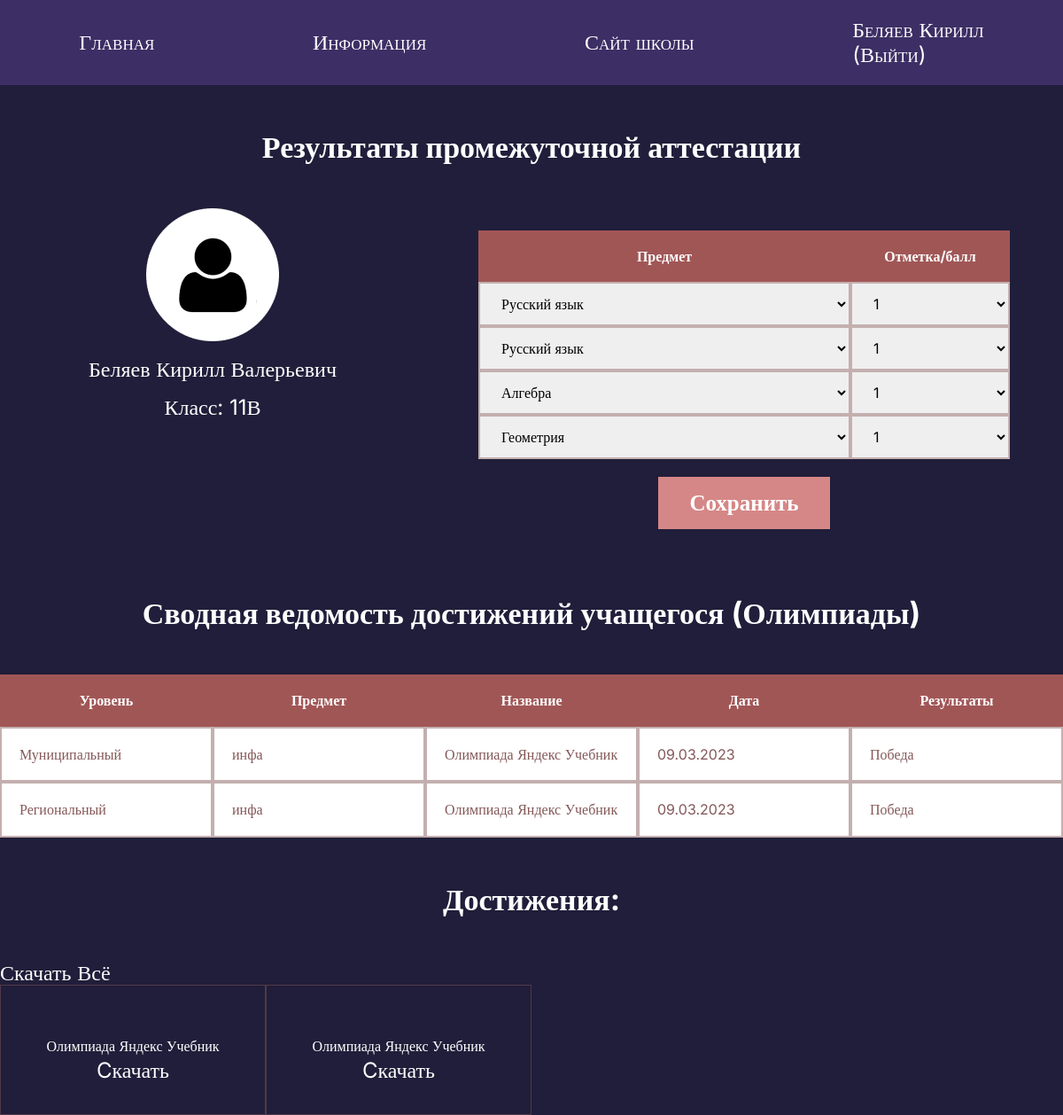
/profile/13 (signed in), run on the app's committed database.
### tables this page shows
CREATE TABLE "students" (
	"student_id"	INTEGER NOT NULL,
	"name"	TEXT NOT NULL,
	"login"	TEXT NOT NULL,
	"password"	TEXT NOT NULL,
	"avatar"	BLOB,
	"birth_date"	DATE,
	"created_at"	DATETIME NOT NULL DEFAULT CURRENT_TIMESTAMP,
	"class"	TEXT NOT NULL,
	"teacher_id"	INTEGER NOT NULL,
	"old"	INTEGER NOT NULL,
	FOREIGN KEY("teacher_id") REFERENCES "teachers"("teacher_id") ON DELETE CASCADE ON UPDATE CASCADE,
	PRIMARY KEY("student_id" AUTOINCREMENT)
);

CREATE TABLE exams ( 
                    exam_id           INTEGER NOT NULL  PRIMARY KEY  AUTOINCREMENT,
                    subject           TEXT,
                    mark              INTEGER,
                    student_id        INTEGER NOT NULL,
                    created_at        DATETIME NOT NULL DEFAULT CURRENT_TIMESTAMP,
                    FOREIGN KEY ( student_id ) REFERENCES students( student_id ) ON DELETE CASCADE ON UPDATE CASCADE
 
                );

CREATE TABLE "portfolio" (
	"portfolio_id"	INTEGER NOT NULL,
	"event_name"	TEXT NOT NULL,
	"event_type"	TEXT NOT NULL,
	"student_id"	INTEGER NOT NULL,
	"created_at"	DATETIME NOT NULL DEFAULT CURRENT_TIMESTAMP,
	"event_file_uuid"	TEXT,
	"event_level"	TEXT,
	"event_result"	TEXT,
	"event_date"	TEXT,
	PRIMARY KEY("portfolio_id" AUTOINCREMENT),
	FOREIGN KEY("student_id") REFERENCES "students"("student_id") ON DELETE CASCADE ON UPDATE CASCADE
);

### main.py (the view, shortened to what this page needs)
@app.route("/profile/<student_id>", methods=["POST", "GET"])
def profile_by_id(student_id):
    exams_subjects = ["Русский язык", "Литература", "Алгебра", "Геометрия", "Информатика", "Музыка",
                      "ОБЖ", "Физическая культура", "Технология", "Английский язык", "Литература Республики Коми",
                      "История", "Родная (русская) литература", "Родной (русский) язык", "Биология",
                      "Химия", "Физика", "География", "Обществознание"]
    student = db.get_student_by_student_id(student_id)
    portfolio = db.get_portfolio_by_student_id(student_id)
    exams = db.get_exams_by_student_id(student_id)
    return render_template("student-profile.html", title="Student profile", student=student, port=portfolio,
                                                exams=exams, subjects=exams_subjects, old = student[-1], N=None)

### database.py (called while the page is built)
    def get_portfolio_by_student_id(self, student_id):
        sql = """SELECT * FROM portfolio WHERE student_id = ?"""
        self.cursor.execute(sql, (student_id,))
        return self.cursor.fetchall()

    def get_exams_by_student_id(self, student_id):
        sql = """SELECT * FROM exams WHERE student_id = ?"""
        self.cursor.execute(sql, (student_id,))
        return self.cursor.fetchall()

    def get_student_by_student_id(self, student_id):
        sql = """SELECT * FROM students WHERE student_id = ?"""
        self.cursor.execute(sql, (student_id, ))
        result = self.cursor.fetchone()
        if not result:
            return None
        return result

### templates/student-profile.html (shortened to what this page needs)
{% extends 'base.html' %}
{% block content %}
  <section class="profile-page-st">
    <div class="container">
      <h2 class="header-page">Результаты промежуточной аттестации</h2>
      <div class="student-card">
        <div class="student-info">
          <img src={{url_for('static', filename='img/avatar 1.png')}}  alt="avatar-1" class="avatar-2">
          <p class="port-text">{{ student[1] }}</p>
          <p class="port-text">Класс: {{ student[7] }}</p>
        </div>
        <form class="student-table" method="post">
          <table class="marks">
            <thead>
              <tr>
                <th>Предмет</th>
                <th>Отметка/балл</th>
              </tr>
            </thead>
            <tbody>
              {% if "teacher_id" in session %}
                {% for i in range(1, 5) %}
                  <tr>
                    {% if old %}
                      <td>
                        <select name="exam{{i}}">
                          {% for subject in range(19) %}
                            {% if subjects[subject] == exams[i-1][1] %}
                              <option value={{subjects[subject]}} selected> {{subjects[subject]}}</option>
                            {% else %}
                              <option value={{subjects[subject]}}> {{subjects[subject]}}</option>
                            {% endif %}
                          {% endfor %}
                        </select>
                      </td>
                      <td>
                        <select name="mark{{i}}">
                          {% for mark in range(1, 6) %}
                            {% if mark == exams[i-1][2] %}
                              <option value={{mark}} selected>{{mark}}</option>
                            {% elif mark == None %}
                              <option value="" selected disabled></option>
                            {% else %}
                              <option value={{mark}}>{{mark}}</option>
                            {% endif %}
                          {% endfor %}
                        </select>
                      </td>
                    {% endif %}
                  </tr>
                {% endfor %}
              {% endif %}
            </tbody>
          </table>
          {% if "teacher_id" in session or not old %}
            <button class="button-c button-plus btn-save"><strong>Сохранить</strong></button>
          {% endif %}
        </form>
      </div>
      {% if port %}
        <p class="header-page"><strong>Сводная ведомость достижений учащегося (Олимпиады)</strong></p>
        <div class="marks-tb">
          <table class="marks-2">
            <thead>
              <tr>
                <th class="th-2">Уровень</th>
                <th class="th-2">Предмет</th>
                <th class="th-2">Название</th>
                <th class="th-2">Дата</th>
                <th class="th-2">Результаты</th>
              </tr>
            </thead>
            <tbody>
              {% for item in port %}
                <tr>
                  <td class="td-2">{{item[6]}}</td>
                  <td class="td-2">{{item[2]}}</td>
                  <td class="td-2">{{item[1]}}</td>
                  <td class="td-2">{{item[-1]}}</td>
                  <td class="td-2">{{item[-2]}}</td>
                </tr>
              {% endfor %}
            </tbody>
          </table>
        </div>
        <p class="header-page"><strong>Достижения:</strong></p>
        <a href='/profile/download-all/{{student[0]}}' class="portfolio-link">Скачать Всё</a>
        <div class="portfolio-files">
          {% for item in port %}
            <div class="portfolio-item">
              <p class="portfolio-title">{{item[1]}}</p>
              <a href='/download/{{ item[5] }}' class="portfolio-link">Cкачать</a>
            </div>
          {% endfor %}
        </div>
      {% else %}
        {% if "student_id" in session %}
        <a href="/add-portfolio" type="submit" class="button-center button-add"><strong>Добавить достижение</strong></a>
        {% endif %}
      {% endif %}
    </div>
  </section>
{% endblock %}

### static/css/styles.css (style rules this page uses)
* { margin: 0; padding: 0; box-sizing: border-box; font-family: Inter; }
form { margin: 0 auto; max-width: 650px; box-shadow: 20px 20px 0px #443C5B; background-color: #FFFFFF; border-radius: 5px; padding: 25px; }
.container { max-width: 1200px; margin: 0 auto; }
a { text-decoration: none; color: white; font-family: Inter; font-size: 24px; }
thead { display: flex; }
tr { width: 100%; display: flex; align-items: stretch; }
.student th:first-child, td:first-child { width: 60%; }
.student th:last-child, td:last-child { width: 25%; }
th:first-child, td:first-child { width: 70%; }
th:last-child, td:last-child { width: 30%; }
.button-plus { width: 300px; background-color: #D58787; border: 3px solid #D58787; color: white; padding: 12px 32px; text-align: center; text-decoration: none; display: inline-block; margin-top: 20px; font-size: 40px; cursor: pointer; transition: all ease 0.3s; }
table { border-collapse: collapse; }
th, td { border: 2px solid #8558587a; padding: 20px 20px; text-align: left; color: #855858; }
th { background-color: #A15656; color: #FFFFFF; border: none; text-align: center; }
.port-text { color: #FFFFFF; font-family: Inter; font-size: 24px; margin-top: 15px; }
.header-page { color: #FFFFFF; font-size: 34px; text-align: center; padding: 50px 0; }
.marks { background-color: #FFFFFF; width: 100%; }
.marks-tb { max-width: 100%; }
.marks-2 { background-color: #FFFFFF; width: 100%; }
.profile-page-st { min-height: 88vh; width: 100%; background-color: #201E3A; }
.th-2:first-child, .td-2:first-child, .th-2:nth-child(2), .td-2:nth-child(2), .th-2:nth-child(3), .td-2:nth-child(3), .th-2:nth-child(4), .td-2:nth-child(4), .th-2:nth-child(5), .td-2:nth-child(5) { width: 20%; }
.student-card { display: flex; justify-content: space-between; }
.student-info { width: 40%; text-align: center; }
.student-table { width: 60%; border: none; box-shadow: none; background-color: #201E3A; text-align: center; }
.student-table td { padding: 0; }
.student-table select { outline: none; border: none; }
.portfolio-files { display: flex; flex-wrap: wrap; }
.portfolio-item { width: 25%; padding: 35px; border: 1px solid #8558587a; text-align: center; }
.portfolio-title { color: #FFFFFF; padding: 5px 0 5px 0; }
select { width: 100%; padding: 12px 20px; box-sizing: border-box; border: 3px solid #8558587a; -webkit-transition: 0.5s; transition: 0.5s; outline: none; }
.button-c { display: inline-block; margin: 0 auto; margin-top: 20px; }
.btn-save { width: auto; font-size: 25px; }

### data on the page
students: name "Беляев Кирилл Валерьевич", class "11В"
exams: subject "Русский язык"
exams: subject "Русский язык"
exams: subject "Алгебра"
exams: subject "Геометрия"
portfolio: event_level "Муниципальный", event_type "инфа", event_name "Олимпиада Яндекс Учебник", event_date "09.03.2023", event_result "Победа"
portfolio: event_level "Региональный", event_type "инфа", event_name "Олимпиада Яндекс Учебник", event_date "09.03.2023", event_result "Победа"

### other printed values
{{ (session["login"])[ :session["login"].rfind(" ")] }} "Беляев Кирилл"
form field value "1"
